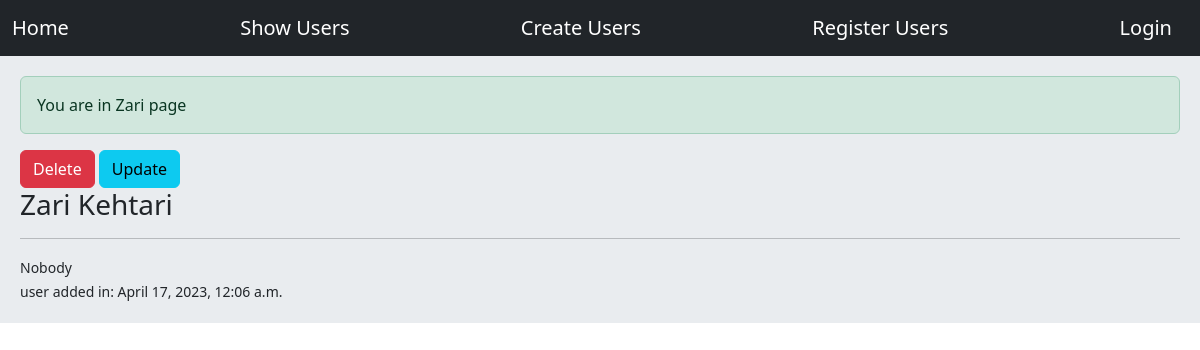
Page /usrs/info/5/ on the committed database.
### users/models.py (models this page shows)
class User(models.Model):
    first_name = models.CharField(max_length=50)
    last_name = models.CharField(max_length=50)
    bio = models.TextField()
    age = models.IntegerField()
    sex = models.CharField(max_length=1, null=True)
    create = models.DateTimeField()

### users/views.py (the view)
# urls.py: path('info/<int:user_id>/', views.show_infos, name='info'),
def show_infos(request, user_id):
    user = User.objects.get(id=user_id)
    messages.success(request, message=f'You are in {user.first_name} page', extra_tags='success')
    return render(request, 'user_info.html', context={'user': user})

### templates/user_info.html (shortened to what this page needs)
{% extends 'base.html' %}
{% block content %}
    <a class="btn btn-danger" href="{% url 'delete' user.id %}">Delete</a>
    <a class="btn btn-info" href="{% url 'update' user.id %}">Update</a>
    <h3>{{ user.first_name | capfirst }} {{ user.last_name | capfirst }}</h3>
    <hr>
    <small>
        {{ user.bio }}<br>
        user added in: {{ user.create }}
    </small>
{% endblock %}

### rows in the picture
User: first_name "Zari", last_name "Kehtari", bio "Nobody", create "April 17, 2023, 12:06 a.m."

### other values in the picture
{{ message }} "You are in Zari page"
